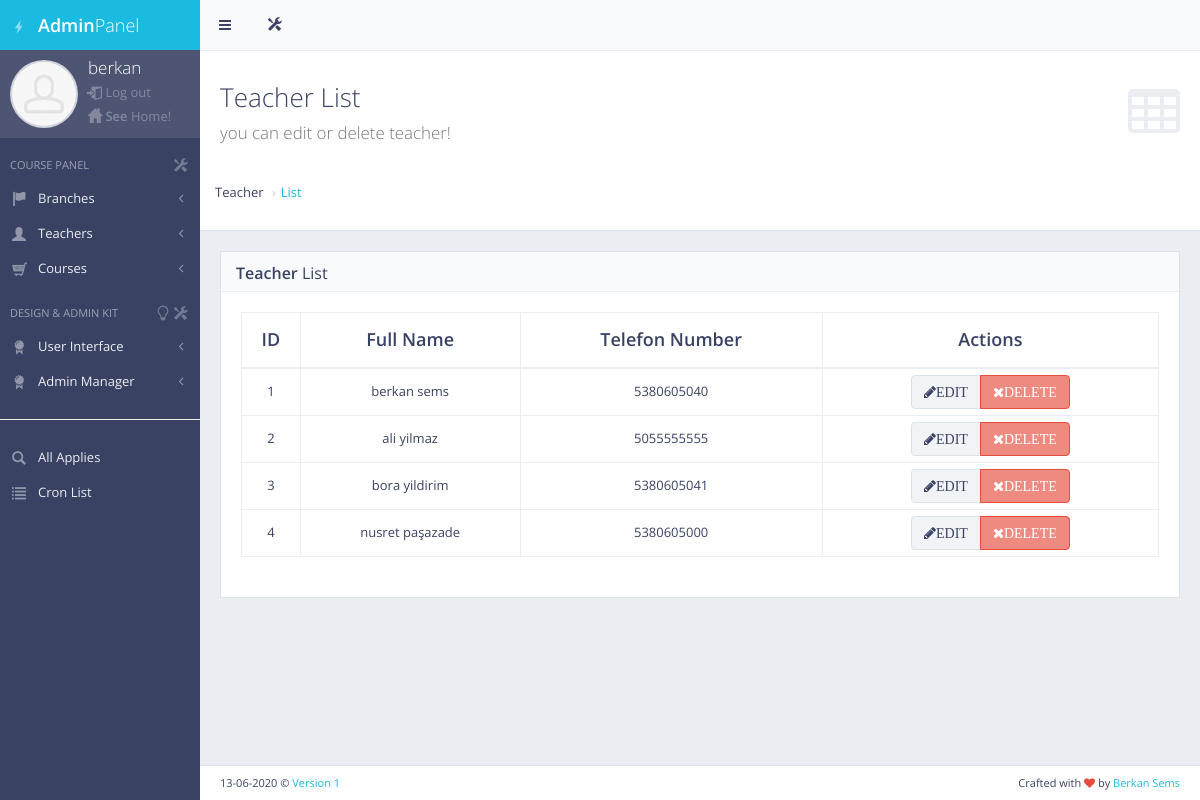
Before: /panel/teacher_list/ (signed in) with the older database file.
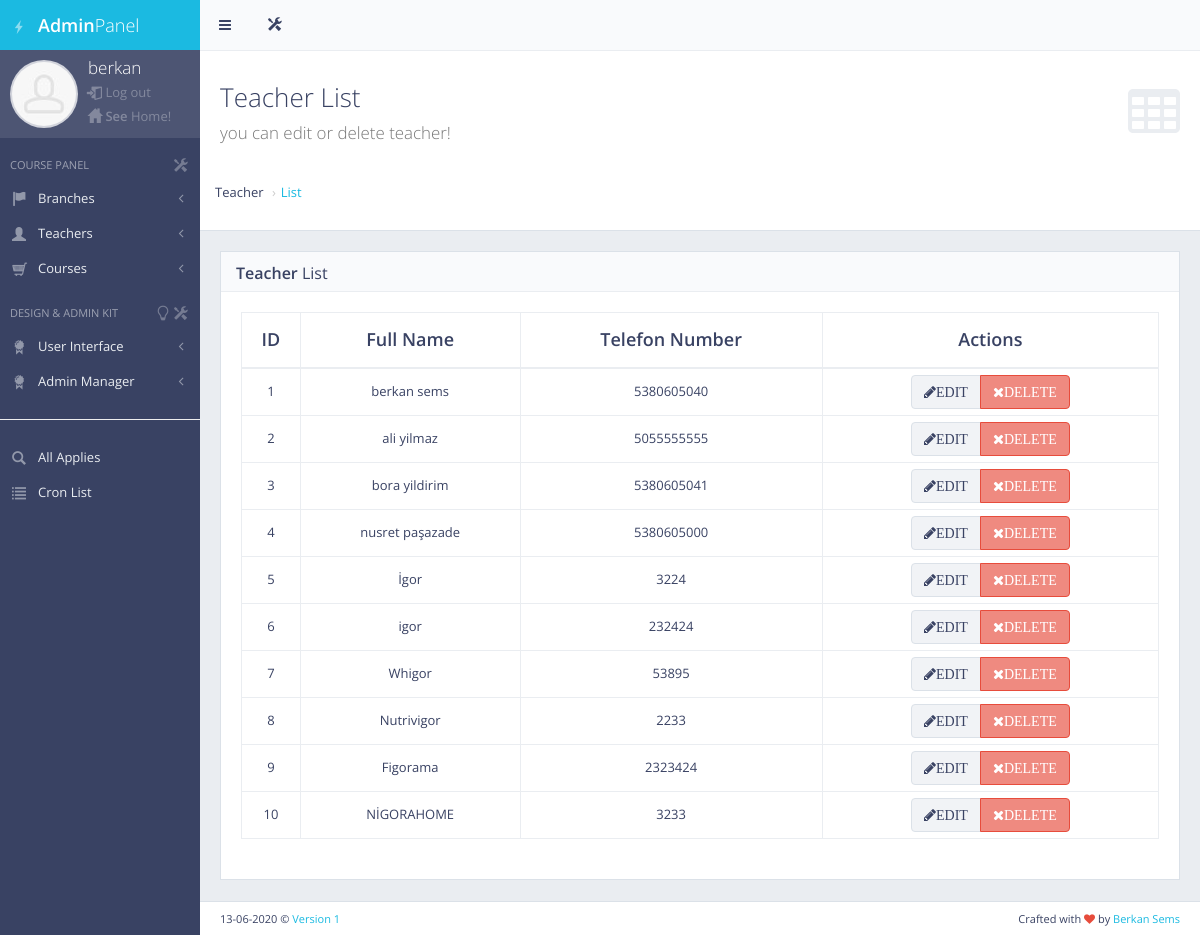
After: the same page with the newer database file.
### panel/models.py (models this page shows, shortened)
class Teacher(models.Model):
    name = models.CharField(max_length=50)
    telephone = models.IntegerField()

### panel/decorators.py (the view)
        def wrapper_function(request, *args, **kwargs):
            group = None
            if request.user.groups.exists():
                group = request.user.groups.all()[0].name
            for role in allowed_roles:
                if group == role:
                    return view_func(request, *args, **kwargs)
            return HttpResponse("You are not authorized to view this page")

### panel/views.py (called while the page is built)
@login_required(login_url='my_login')
@allowed_users(allowed_roles=['admin'])
def teacherList(request):
    teachers = Teacher.objects.all()
    context = {'teachers': teachers}
    return render(request, 'back/teacher_list.html', context)

### templates/back/teacher_list.html
{% extends 'back/master_panel.html' %}
{% load static %}
{% block content %}
    <div id="page-content">
        <div class="content-header">
            <div class="header-section">
                <h1>
                    <i class="fa fa-table"></i>Teacher List<br><small>you can edit or delete teacher!</small>
                </h1>
            </div>
            <div class="breadcrumb breadcrump-top">
                <li>Teacher</li>
                <li><a href="#">List</a></li>
            </div>
        </div>
        <div class="block full">
            <div class="block-title">
                <h2><strong>Teacher</strong> List</h2>
            </div>
            <div class="table-responsive">
                <table id="example-datatable" class="table table-vcenter table-condensed table-bordered">
                    <thead>
                    <tr>
                        <th class="text-center">ID</th>
                        <th class="text-center">Full Name</th>
                        <th class="text-center">Telefon Number</th>
                        <th class="text-center">Actions</th>
                    </tr>
                    </thead>
                    <tbody>
                    {% for teacher in teachers %}
                        <tr class="text-center">
                            <td>{{ teacher.id }}</td>
                            <td>{{ teacher.name }}</td>
                            <td>{{ teacher.telephone }}</td>
                            <td class="text-center">
                                <div class="btn-group">
                                    <a href="{% url 'teacher_update' teacher.id %}" data-toggle="tooltip" title="Edit"
                                       class="btn btn-default"><i class="fa fa-pencil">EDIT</i></a>
                                    <a href="{% url 'teacher_delete' teacher.id %}" data-toggle="tooltip" title="Delete"
                                       class="btn btn-danger"><i class="fa fa-times">DELETE</i></a>
                                </div>
                            </td>
                        </tr>
                    {% endfor %}
                    </tbody>
                </table>
            </div>
        </div>
    </div>
{% endblock %}

### templates/back/master_panel.html (shortened to what this page needs)
{% load static %}
<!DOCTYPE html>
 <html class="no-js" lang="en">
    <head>
        <link rel="stylesheet" href="{% static 'back/css/bootstrap.min.css' %}">
        <link rel="stylesheet" href="{% static 'back/css/plugins.css' %}">
        <link rel="stylesheet" href="{% static 'back/css/main.css' %}">
        <link rel="stylesheet" href="{% static 'back/css/themes.css' %}">
    </head>
    <body>
        <div id="page-wrapper">
            <div id="page-container" class="sidebar-partial sidebar-visible-lg sidebar-no-animations">
                <div id="sidebar">
                    <div id="sidebar-scroll">
                        <div class="sidebar-content">
                            <a href="{% url 'panel' %}" class="sidebar-brand">
                                <i class="gi gi-flash"></i><span class="sidebar-nav-mini-hide"><strong>Admin</strong>Panel</span>
                            </a>
                            <div class="sidebar-section sidebar-user clearfix sidebar-nav-mini-hide">
                                <div class="sidebar-user-avatar">
                                    <a href="{% url 'panel' %}">
                                        <img src="{% static 'back/img/placeholders/avatars/avatar2.jpg' %}" alt="avatar">
                                    </a>
                                </div>
                                <div class="sidebar-user-name" style="margin-top: -5px">{{ request.user.username }}</div>
                                <div class="sidebar-user-links" style="margin-top: 2px">
                                    <a href="{% url 'my_logout' %}" data-toggle="tooltip" data-placement="bottom" title="Logout"><i class="gi gi-exit "></i>  Log out</a>
                                </div>
                                <div class="sidebar-user-links" style="margin-top: 5px">
                                    <a href="{% url 'home' %}" data-toggle="tooltip" data-placement="bottom" title="Logout"><i class="gi gi-home "></i> <strong>See</strong> Home!</a>
                                </div>
                            </div>
                            <ul class="sidebar-nav">
                                <li class="sidebar-header">
                                    <span class="sidebar-header-options clearfix"><a href="javascript:void(0)" data-toggle="tooltip" title="Quick Settings"><i class="gi gi-settings"></i></a></span>
                                    <span class="sidebar-header-title">Course Panel</span>
                                </li>
                                <li>
                                    <a href="#" class="sidebar-nav-menu"><i class="fa fa-angle-left sidebar-nav-indicator sidebar-nav-mini-hide"></i><i class="gi gi-flag sidebar-nav-icon"></i><span class="sidebar-nav-mini-hide">Branches</span></a>
                                </li>
                                <li>
                                    <a href="#" class="sidebar-nav-menu"><i class="fa fa-angle-left sidebar-nav-indicator sidebar-nav-mini-hide"></i><i class="hi hi-user sidebar-nav-icon"></i><span class="sidebar-nav-mini-hide">Teachers</span></a>
                                </li>
                                <li>
                                    <a href="#" class="sidebar-nav-menu"><i class="fa fa-angle-left sidebar-nav-indicator sidebar-nav-mini-hide"></i><i class="gi gi-shopping_cart sidebar-nav-icon"></i><span class="sidebar-nav-mini-hide">Courses</span></a>
                                </li>
                                <li class="sidebar-header">
                                    <span class="sidebar-header-options clearfix"><a href="javascript:void(0)" data-toggle="tooltip" title="Quick Settings"><i class="gi gi-settings"></i></a><a href="javascript:void(0)" data-toggle="tooltip" title="Change slider image and features!"><i class="gi gi-lightbulb"></i></a></span>
                                    <span class="sidebar-header-title">Design & Admin Kit</span>
                                </li>
                                <li>
                                    <a href="#" class="sidebar-nav-menu"><i class="fa fa-angle-left sidebar-nav-indicator sidebar-nav-mini-hide"></i><i class="gi gi-certificate sidebar-nav-icon"></i><span class="sidebar-nav-mini-hide">User Interface</span></a>
                                </li>
                                <li>
                                    <a href="#" class="sidebar-nav-menu"><i class="fa fa-angle-left sidebar-nav-indicator sidebar-nav-mini-hide"></i><i class="gi gi-certificate sidebar-nav-icon"></i><span class="sidebar-nav-mini-hide">Admin Manager</span></a>
                                </li>
                                <hr>
                                <li>
                                    <a href="{% url 'applies' %}"><i class="gi gi-search sidebar-nav-icon"></i>All Applies</a>
                                </li>
                                <li>
                                    <a href="{% url 'cron_list' %}"><i class="gi gi-list sidebar-nav-icon"></i>Cron List</a>
                                </li>
                            </ul>
                        </div>
                    </div>
                </div>
                <div id="main-container">
                    <header class="navbar navbar-default">
                        <ul class="nav navbar-nav-custom">
                            <li>
                                <a href="javascript:void(0)" onclick="App.sidebar('toggle-sidebar');this.blur();">
                                    <i class="fa fa-bars fa-fw"></i>
                                </a>
                            </li>
                            <li class="dropdown">
                                <a href="javascript:void(0)" class="dropdown-toggle" data-toggle="dropdown">
                                    <i class="gi gi-settings"></i>
                                </a>
                            </li>
                        </ul>
                    </header>
                    {% block content %}
                    {% endblock %}
                    <footer class="clearfix">
                        <div class="pull-right">
                            Crafted with <i class="fa fa-heart text-danger"></i> by <a href="https://1.envato.market/ydb" target="_blank">Berkan Sems</a>
                        </div>
                        <div class="pull-left">
                            <span>13-06-2020</span> &copy; <a>Version 1</a>
                        </div>
                    </footer>
                </div>
            </div>
        </div>
    </body>
</html>

Changed rows visible on the page:
added Teacher: id "5", name "İgor", telephone "3224"
added Teacher: id "6", name "igor", telephone "232424"
added Teacher: id "7", name "Whigor", telephone "53895"
added Teacher: id "8", name "Nutrivigor", telephone "2233"
added Teacher: id "9", name "Figorama", telephone "2323424"
added Teacher: id "10", name "NİGORAHOME", telephone "3233"
